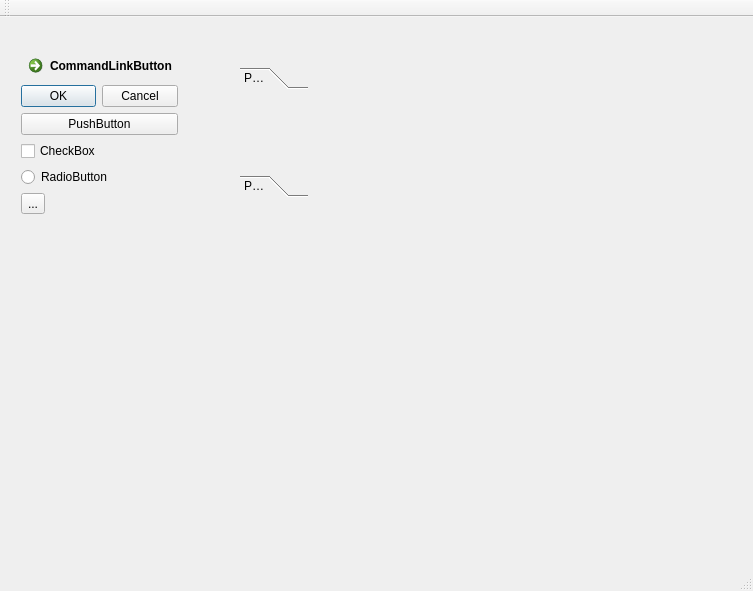
<?xml version="1.0" encoding="UTF-8"?>
<ui version="4.0">
 <class>MainWindow</class>
 <widget class="QMainWindow" name="MainWindow">
  <property name="geometry">
   <rect>
    <x>0</x>
    <y>0</y>
    <width>753</width>
    <height>591</height>
   </rect>
  </property>
  <property name="windowTitle">
   <string>MainWindow</string>
  </property>
  <widget class="QWidget" name="centralWidget">
   <widget class="QToolBox" name="toolBox">
    <property name="geometry">
     <rect>
      <x>240</x>
      <y>50</y>
      <width>68</width>
      <height>130</height>
     </rect>
    </property>
    <property name="currentIndex">
     <number>0</number>
    </property>
    <widget class="QWidget" name="page">
     <property name="geometry">
      <rect>
       <x>0</x>
       <y>0</y>
       <width>68</width>
       <height>68</height>
      </rect>
     </property>
     <attribute name="label">
      <string>Page 1</string>
     </attribute>
    </widget>
    <widget class="QWidget" name="page_2">
     <property name="geometry">
      <rect>
       <x>0</x>
       <y>0</y>
       <width>68</width>
       <height>68</height>
      </rect>
     </property>
     <attribute name="label">
      <string>Page 2</string>
     </attribute>
    </widget>
   </widget>
   <widget class="QWidget" name="">
    <property name="geometry">
     <rect>
      <x>10</x>
      <y>20</y>
      <width>179</width>
      <height>188</height>
     </rect>
    </property>
    <layout class="QVBoxLayout" name="verticalLayout">
     <item>
      <widget class="QCommandLinkButton" name="commandLinkButton">
       <property name="text">
        <string>CommandLinkButton</string>
       </property>
      </widget>
     </item>
     <item>
      <widget class="QDialogButtonBox" name="buttonBox">
       <property name="standardButtons">
        <set>QDialogButtonBox::Cancel|QDialogButtonBox::Ok</set>
       </property>
      </widget>
     </item>
     <item>
      <widget class="QPushButton" name="pushButton">
       <property name="text">
        <string>PushButton</string>
       </property>
      </widget>
     </item>
     <item>
      <widget class="QCheckBox" name="checkBox">
       <property name="text">
        <string>CheckBox</string>
       </property>
      </widget>
     </item>
     <item>
      <widget class="QRadioButton" name="radioButton">
       <property name="text">
        <string>RadioButton</string>
       </property>
      </widget>
     </item>
     <item>
      <widget class="QToolButton" name="toolButton">
       <property name="text">
        <string>...</string>
       </property>
      </widget>
     </item>
    </layout>
   </widget>
  </widget>
  <widget class="QMenuBar" name="menuBar">
   <property name="geometry">
    <rect>
     <x>0</x>
     <y>0</y>
     <width>753</width>
     <height>28</height>
    </rect>
   </property>
  </widget>
  <widget class="QToolBar" name="mainToolBar">
   <attribute name="toolBarArea">
    <enum>TopToolBarArea</enum>
   </attribute>
   <attribute name="toolBarBreak">
    <bool>false</bool>
   </attribute>
  </widget>
  <widget class="QStatusBar" name="statusBar"/>
 </widget>
 <layoutdefault spacing="6" margin="11"/>
 <resources/>
 <connections/>
</ui>
